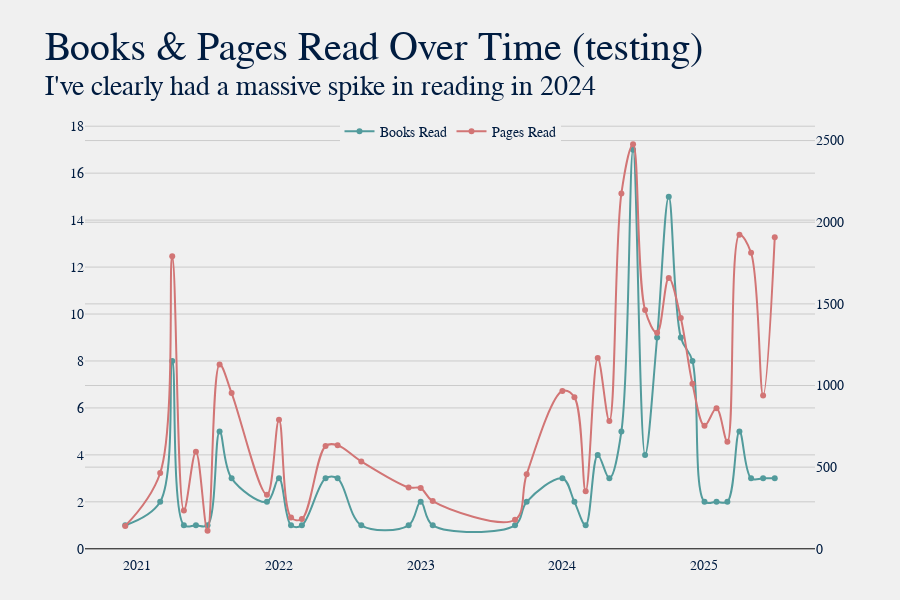

The notebook cell saved with this chart:
### Markdown cell above
### Reading Trend Over Time

### Code cell
def getYearMonth(x):
    month = ''
    if x.month < 10:
        month = '0' + str(x.month)
    else:
        month = str(x.month)
    return pd.to_datetime(str(x.year) + '-' + month)
    # return x.strftime('%b %Y')

dfc = df[df['Finish Date'].notnull()]
dfc['FinishYearMonth'] = dfc['Finish Date'].apply(lambda x: getYearMonth(x))
# dfc['FinishYearMonth'] = dfc['FinishYearMonth'].dt.strftime('%b-%Y')
dfc = dfc.groupby('FinishYearMonth').agg({'Title': 'count', 'Pages': 'sum'})

title = "Books & Pages Read Over Time (testing)"
sub = "I've clearly had a massive spike in reading in 2024"
plot.gen_linegraph(dfc, title, sub)

### Figure 1 — Plotly figure (JSON) as saved in the notebook; plotly's stock layout.template omitted (floating-point values rounded to 4 significant figures)
{"data": [{"customdata": ["Dec 2020", "Mar 2021", "Apr 2021", "May 2021", "Jun 2021", "Jul 2021", "Aug 2021", "Sep 2021", "Dec 2021", "Jan 2022", "Feb 2022", "Mar 2022", "May 2022", "Jun 2022", "Aug 2022", "Dec 2022", "Jan 2023", "Feb 2023", "Sep 2023", "Oct 2023", "Jan 2024", "Feb 2024", "Mar 2024", "Apr 2024", "May 2024", "Jun 2024", "Jul 2024", "Aug 2024", "Sep 2024", "Oct 2024", "Nov 2024", "Dec 2024", "Jan 2025", "Feb 2025", "Mar 2025", "Apr 2025", "May 2025", "Jun 2025", "Jul 2025"], "hovertemplate": "<b>%{customdata}</b><br><b>Books Read</b>: %{y}<extra></extra>", "line": {"color": "#529b9c", "shape": "spline"}, "mode": "lines+markers", "name": "Books Read", "type": "scatter", "x": ["2020-12-01T00:00:00", "2021-03-01T00:00:00", "2021-04-01T00:00:00", "2021-05-01T00:00:00", "2021-06-01T00:00:00", "2021-07-01T00:00:00", "2021-08-01T00:00:00", "2021-09-01T00:00:00", "2021-12-01T00:00:00", "2022-01-01T00:00:00", "2022-02-01T00:00:00", "2022-03-01T00:00:00", "2022-05-01T00:00:00", "2022-06-01T00:00:00", "2022-08-01T00:00:00", "2022-12-01T00:00:00", "2023-01-01T00:00:00", "2023-02-01T00:00:00", "2023-09-01T00:00:00", "2023-10-01T00:00:00", "2024-01-01T00:00:00", "2024-02-01T00:00:00", "2024-03-01T00:00:00", "2024-04-01T00:00:00", "2024-05-01T00:00:00", "2024-06-01T00:00:00", "2024-07-01T00:00:00", "2024-08-01T00:00:00", "2024-09-01T00:00:00", "2024-10-01T00:00:00", "2024-11-01T00:00:00", "2024-12-01T00:00:00", "2025-01-01T00:00:00", "2025-02-01T00:00:00", "2025-03-01T00:00:00", "2025-04-01T00:00:00", "2025-05-01T00:00:00", "2025-06-01T00:00:00", "2025-07-01T00:00:00"], "y": [1, 2, 8, 1, 1, 1, 5, 3, 2, 3, 1, 1, 3, 3, 1, 1, 2, 1, 1, 2, 3, 2, 1, 4, 3, 5, 17, 4, 9, 15, 9, 8, 2, 2, 2, 5, 3, 3, 3], "yaxis": "y"}, {"customdata": ["Dec 2020", "Mar 2021", "Apr 2021", "May 2021", "Jun 2021", "Jul 2021", "Aug 2021", "Sep 2021", "Dec 2021", "Jan 2022", "Feb 2022", "Mar 2022", "May 2022", "Jun 2022", "Aug 2022", "Dec 2022", "Jan 2023", "Feb 2023", "Sep 2023", "Oct 2023", "Jan 2024", "Feb 2024", "Mar 2024", "Apr 2024", "May 2024", "Jun 2024", "Jul 2024", "Aug 2024", "Sep 2024", "Oct 2024", "Nov 2024", "Dec 2024", "Jan 2025", "Feb 2025", "Mar 2025", "Apr 2025", "May 2025", "Jun 2025", "Jul 2025"], "hovertemplate": "<b>%{customdata}</b><br><b>Pages Read</b>: %{y:,}<extra></extra>", "line": {"color": "#d27575", "shape": "spline"}, "mode": "lines+markers", "name": "Pages Read", "type": "scatter", "x": ["2020-12-01T00:00:00", "2021-03-01T00:00:00", "2021-04-01T00:00:00", "2021-05-01T00:00:00", "2021-06-01T00:00:00", "2021-07-01T00:00:00", "2021-08-01T00:00:00", "2021-09-01T00:00:00", "2021-12-01T00:00:00", "2022-01-01T00:00:00", "2022-02-01T00:00:00", "2022-03-01T00:00:00", "2022-05-01T00:00:00", "2022-06-01T00:00:00", "2022-08-01T00:00:00", "2022-12-01T00:00:00", "2023-01-01T00:00:00", "2023-02-01T00:00:00", "2023-09-01T00:00:00", "2023-10-01T00:00:00", "2024-01-01T00:00:00", "2024-02-01T00:00:00", "2024-03-01T00:00:00", "2024-04-01T00:00:00", "2024-05-01T00:00:00", "2024-06-01T00:00:00", "2024-07-01T00:00:00", "2024-08-01T00:00:00", "2024-09-01T00:00:00", "2024-10-01T00:00:00", "2024-11-01T00:00:00", "2024-12-01T00:00:00", "2025-01-01T00:00:00", "2025-02-01T00:00:00", "2025-03-01T00:00:00", "2025-04-01T00:00:00", "2025-05-01T00:00:00", "2025-06-01T00:00:00", "2025-07-01T00:00:00"], "y": [140, 464, 1791, 235, 595, 110, 1129, 954, 331, 790, 192, 182, 629, 634, 535, 376, 372, 292, 178, 456, 966, 928, 353, 1169, 782, 2176, 2478, 1462, 1323, 1659, 1413, 1011, 754, 860, 656, 1923, 1813, 939, 1908], "yaxis": "y2"}], "layout": {"barmode": "group", "font": {"color": "#001c40", "family": "Baskerville", "size": 14}, "height": 600, "hoverlabel": {"font": {"size": 16}}, "legend": {"orientation": "h", "x": 0.5, "xanchor": "center", "y": 1.01, "yanchor": "top"}, "margin": {"b": 45, "l": 85, "r": 85, "t": 120}, "paper_bgcolor": "#f0f0f0", "plot_bgcolor": "#f0f0f0", "showlegend": true, "title": {"font": {"color": "#001c40", "family": "Baskerville, Bold", "size": 40}, "text": "Books & Pages Read Over Time (testing)<br><sup>I've clearly had a massive spike in reading in 2024"}, "xaxis": {"gridcolor": "#cbcbcb", "linecolor": "black", "showgrid": false, "showline": false, "title": {}, "zerolinewidth": 1}, "yaxis": {"gridcolor": "#cbcbcb", "linecolor": "black", "range": [-0.2643, 18.26], "showgrid": true, "showline": false, "showticklabels": true, "title": {}, "zerolinewidth": 1}, "yaxis2": {"gridcolor": "#cbcbcb", "linecolor": "black", "overlaying": "y", "range": [-38, 2626], "showgrid": true, "showline": false, "showticklabels": true, "side": "right", "zerolinecolor": "black", "zerolinewidth": 1}}}
